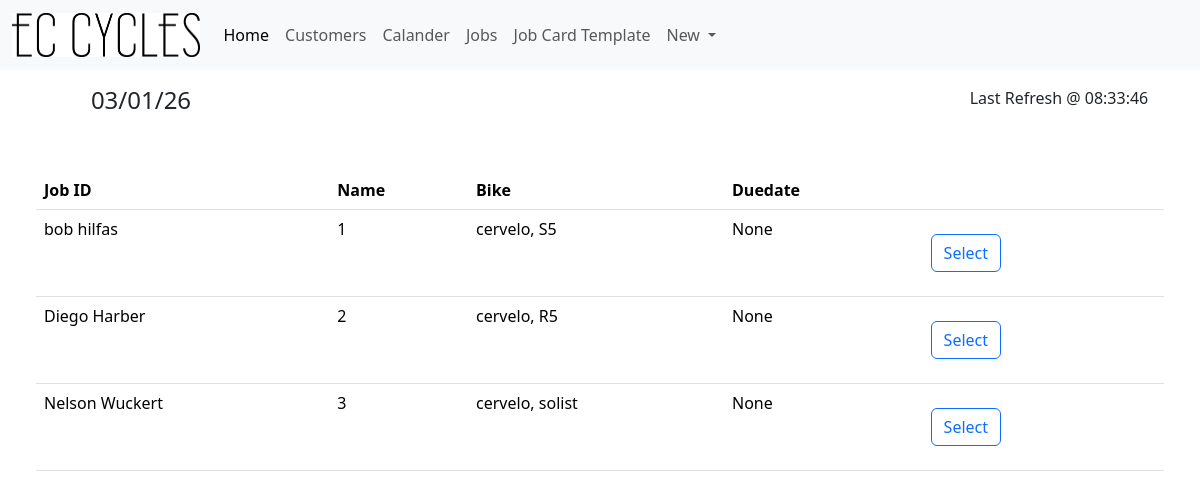
Before: / with the older database file.
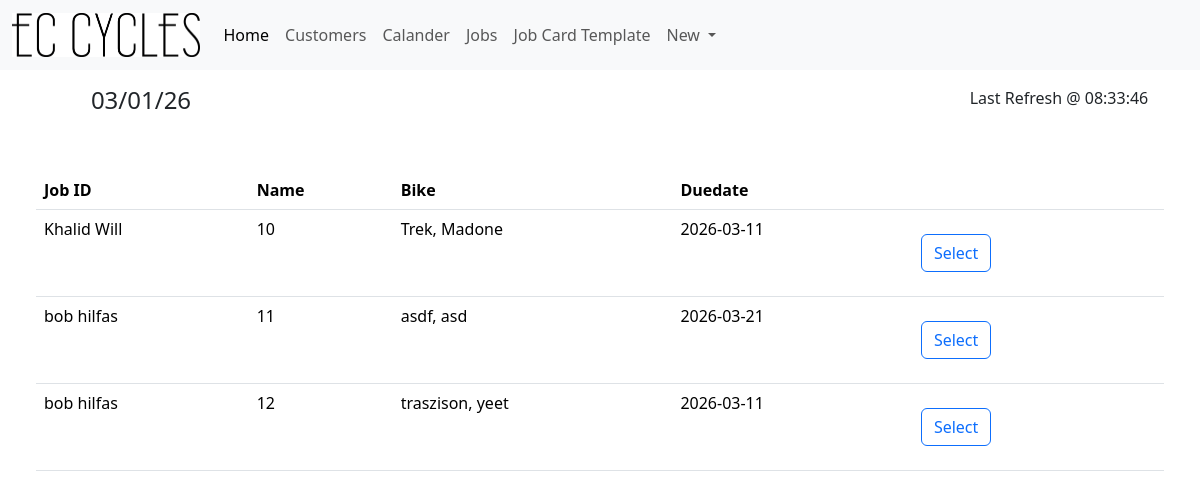
After: the same page with the newer database file.
### tables this page shows
CREATE TABLE "Jobs" (
	"JobID"	INTEGER NOT NULL UNIQUE,
	"Cust_ID"	INTEGER NOT NULL,
	"BikeBrand"	TEXT,
	"BikeModel"	TEXT,
	"JobDetails"	TEXT,
	"DueDate"	DATE ,
	PRIMARY KEY("JobID" AUTOINCREMENT)
);

CREATE TABLE "Customers" (
	"Cust_ID"	INTEGER NOT NULL UNIQUE,
	"CustFName"	TEXT NOT NULL,
	"CustLName"	TEXT,
	"CustAddress"	TEXT,
	"CustPNumber"	INTEGER,
	"CustEmail"	INTEGER,
	"CustDetails"	TEXT,
	PRIMARY KEY("Cust_ID" AUTOINCREMENT)
);

### app.py (the view)
@app.route('/')
def index():
    time = time_gen()
    conn = get_db_conn()
    sql = "SELECT jobs.* ,Customers.CustFName,Customers.CustLName FROM Jobs INNER JOIN Customers ON Customers.Cust_ID = Jobs.Cust_ID;"
    jobs = conn.execute(sql).fetchall()
    conn.close()
    return render_template("index.html", jobs=jobs, time=time)

### app.py (called while the page is built)
def time_gen():
    time_dict = {"":""}
    day_info = datetime.datetime.now()
    date = day_info.strftime("%x")
    time = day_info.strftime("%X")
    time_dict["Date"] = date
    time_dict["Time"] = time
    return time_dict

def get_db_conn():
    conn = sqlite3.connect('JobCards.db')
    conn.row_factory = sqlite3.Row
    return conn

### Templates/index.html
{% extends 'base.html' %}
{% block content %}
<div class="p-5">
    <table class="table">
        <thead>
        <tr>
            <th scope="col">Job ID</th>
            <th scope="col">Name</th>
            <th scope="col">Bike</th>
            <th scope="col">Duedate</th>
            <th></th>
        </tr>
        </thead>
        <tbody>
            {% for jobs in jobs %}
            <tr>
                <td >{{ jobs.CustFName }} {{ jobs.CustLName }}</td>
                <td>{{ jobs.jobID }}</td>
                <td>{{ jobs.BikeBrand }}, {{ jobs.BikeModel }}</td>
                <td>{{ jobs.DueDate }}</td>
                <td id="Select"><form action="{{ url_for('ViewJobCard', id=jobs.jobID) }}" method="get"  style="display:inline;">
                    <button class="btn btn-outline-Primary m-3" type="submit">Select</button></form></td>
            </tr>
            {% endfor %}
        </tbody>
    </table>
</div>
{% endblock %}

### Templates/base.html (shortened to what this page needs)
<html lang="en">
<head>
    <link rel="stylesheet" href="https://cdn.jsdelivr.net/npm/bootstrap@5.3.8/dist/css/bootstrap.min.css">
</head>
<body>
    <nav class="navbar navbar-expand-lg bg-body-tertiary">
        <div class="container-fluid">
          <a class="navbar-brand" href="/"><img src="{{ url_for('static', filename='EC_Logo_Black.jpg') }}" alt="ECC" width="187.5" height="43.75"></a>
          <div class="collapse navbar-collapse" id="navbarSupportedContent">
            <ul class="navbar-nav me-auto mb-2 mb-lg-0">
              <li class="nav-item">
                <a class="nav-link active" aria-current="page" href="/">Home</a>
              </li>
              <li class="nav-item">
                <a class="nav-link" href="/CustSearch">Customers</a>
              </li>
              <li class="nav-item">
                <a href="/calendar" class="nav-link">Calander</a>
              </li>
              <li class="nav-item">
                <a class="nav-link" href="/JobSearch">Jobs</a>
              </li>
              <li class="nav-item">
                <a href="/JobTemplates" class="nav-link">Job Card Template</a>
              </li>
              <li class="nav-item dropdown">
                <a class="nav-link dropdown-toggle" href="#" role="button" data-bs-toggle="dropdown" aria-expanded="false">
                  New
                </a>
              </li>
            </ul>
          </div>
        </div>
    </nav>
    <div class="row mb-3 text-center pt-3">
        <div class="col-3 themed-grid-col">
            <h4>{{time["Date"]}}</h4>
        </div>
        <div class="col-3 themed-grid-col"></div>
        <div class="col-3 themed-grid-col"></div>
        <div class="col-3 themed-grid-col">Last Refresh @ {{time["Time"]}}</div>
    {% block content %}
    {% endblock %}
</body>
</html>

Changed rows visible on the page:
removed Jobs: CustFName "bob", CustLName "hilfas", jobID "1", BikeBrand "cervelo", BikeModel "S5", DueDate "None"
removed Jobs: CustFName "Diego", CustLName "Harber", jobID "2", BikeBrand "cervelo", BikeModel "R5", DueDate "None"
removed Jobs: CustFName "Nelson", CustLName "Wuckert", jobID "3", BikeBrand "cervelo", BikeModel "solist", DueDate "None"
added Jobs: CustFName "Khalid", CustLName "Will", jobID "10", BikeBrand "Trek", BikeModel "Madone", DueDate "2026-03-11"
added Jobs: CustFName "bob", CustLName "hilfas", jobID "11", BikeBrand "asdf", BikeModel "asd", DueDate "2026-03-21"
added Jobs: CustFName "bob", CustLName "hilfas", jobID "12", BikeBrand "traszison", BikeModel "yeet", DueDate "2026-03-11"
